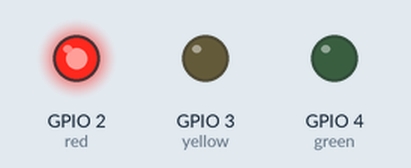
This program was run on a simulated Raspberry Pi (BCM pin numbers). On the bench: output pins drawn as LEDs (lit = HIGH).

Above: at 0.15 s.
At 0.75 s:
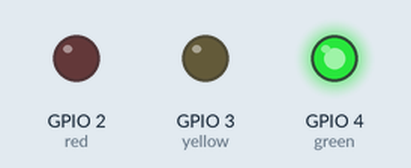
At 1.05 s:
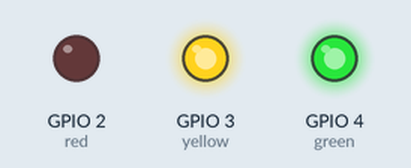
At 1.35 s:
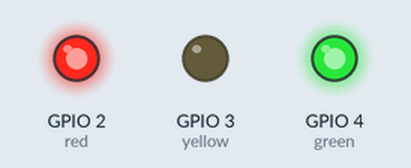
At 2.25 s:
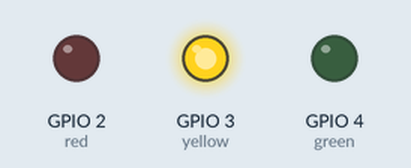
At 3.45 s:
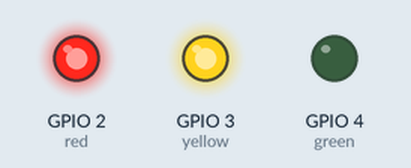
Timing chart, 0 to 4.1 s (numbered marks = the images above):
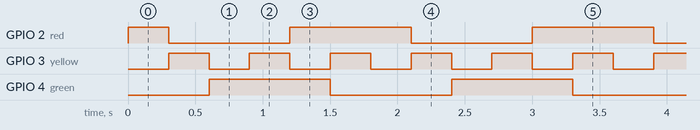

Measured:
- by itself, GPIO 2 (red): repeats every 1.8 s: LOW 0.90 s, HIGH 0.90 s
- by itself, GPIO 3 (yellow): alternates HIGH for 0.30 s and LOW for 0.30 s
- by itself, GPIO 4 (green): alternates HIGH for 0.90 s and LOW for 0.90 s

The program:

TrafficLight.py
```python
from gpiozero import LED
import time

red=LED(2)
yellow=LED(3)
green=LED(4)

count=0
while True:
    red.on()
    yellow.off()
    green.off()
    time.sleep(0.3)

    red.off()
    yellow.on()
    green.off()
    time.sleep(0.3)

    red.off()
    yellow.off()
    green.on()
    time.sleep(0.3)

    red.off()
    yellow.on()
    green.on()
    time.sleep(0.3)

    red.on()
    yellow.off()
    green.on()
    time.sleep(0.3)

    red.on()
    yellow.on()
    green.off()
    time.sleep(0.3)

    
```
